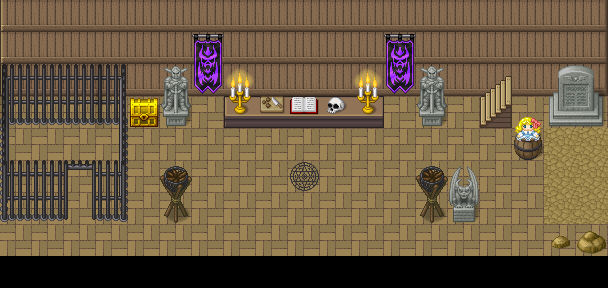

Below is a game level as drawn by its tile map, then a one-line description and the .tmx file that defines it, in full:
An orthogonal 19x9 tile map with 32x32 px tiles, 4 tile layers (floor and walls, props, props2, upperlayer), 1 hidden layer not drawn.

<map version="1.5" tiledversion="1.7.2" orientation="orthogonal" renderorder="right-down" width="19" height="9" tilewidth="32" tileheight="32" infinite="0" nextlayerid="6" nextobjectid="1">
 <tileset firstgid="1" source="SampleMap/[Base]BaseChip_pipo.tsx" />
 <layer id="1" name="floor and walls" width="19" height="9">
  <data encoding="csv">
361,362,362,362,362,362,362,362,362,362,362,362,362,362,362,362,362,362,363,
361,362,362,362,362,362,362,362,362,362,362,362,362,362,362,362,362,362,363,
361,362,362,362,362,362,362,362,362,362,362,362,362,362,362,362,362,362,363,
305,305,305,305,305,305,305,305,305,305,305,305,305,305,305,305,305,305,305,
305,305,305,305,305,305,305,305,305,305,305,305,305,305,305,305,305,6,6,
305,305,305,305,305,305,305,305,305,305,305,305,305,305,305,305,305,6,6,
305,305,305,305,305,305,305,305,305,305,305,305,305,305,305,305,305,6,6,
305,305,305,305,305,305,305,305,305,305,305,305,305,305,305,305,305,305,305,
0,0,0,0,0,0,0,0,0,0,0,0,0,0,0,0,0,0,0
</data>
 </layer>
 <layer id="2" name="props" width="19" height="9">
  <data encoding="csv">
0,0,0,0,0,0,0,0,0,0,0,0,0,0,0,0,0,0,0,
0,0,0,0,0,0,828,0,0,0,0,0,828,0,0,0,0,0,0,
549,546,546,550,0,909,836,0,0,0,0,0,836,909,0,0,0,0,0,
557,554,554,558,0,917,0,678,679,679,679,680,0,917,0,0,1013,0,0,
548,0,0,556,0,0,0,0,0,0,0,0,0,0,0,0,876,0,0,
545,546,551,547,0,908,0,0,0,0,0,0,0,908,925,0,0,0,0,
553,554,559,555,0,916,0,0,0,0,0,0,0,916,933,0,0,0,0,
0,0,0,0,0,0,0,0,0,0,0,0,0,0,0,0,0,0,0,
0,0,0,0,0,0,0,0,0,0,0,0,0,0,0,0,0,0,0
</data>
 </layer>
 <layer id="3" name="props2" width="19" height="9">
  <data encoding="csv">
0,0,0,0,0,0,0,0,0,0,0,0,0,0,0,0,0,0,0,
0,0,0,0,0,0,0,0,0,0,0,0,0,0,0,0,0,0,0,
0,0,0,0,0,0,0,989,0,0,0,989,0,0,0,319,0,940,941,
0,0,0,0,864,0,0,1005,1006,954,1055,1005,0,0,0,327,1013,948,949,
0,0,0,0,0,0,0,0,0,0,0,0,0,0,0,0,1021,0,0,
0,0,0,0,0,0,0,0,0,71,0,0,0,0,0,0,0,0,0,
0,0,0,0,0,0,0,0,0,0,0,0,0,0,0,0,0,0,0,
0,0,0,0,0,0,0,0,0,0,0,0,0,0,0,0,0,65,66,
0,0,0,0,0,0,0,0,0,0,0,0,0,0,0,0,0,0,0
</data>
 </layer>
 <layer id="4" name="upperlayer" width="19" height="9">
  <data encoding="csv">
0,0,0,0,0,0,0,0,0,0,0,0,0,0,0,0,0,0,0,
0,0,0,0,0,0,0,0,0,0,0,0,0,0,0,0,0,0,0,
0,0,0,0,0,0,0,0,0,0,0,0,0,0,0,0,0,0,0,
0,0,0,0,0,0,0,0,0,0,0,0,0,0,0,0,0,0,0,
0,0,0,0,0,0,0,0,0,0,0,0,0,0,0,0,0,0,0,
545,546,551,547,0,908,0,0,0,0,0,0,0,908,925,0,0,0,0,
0,0,0,0,0,0,0,0,0,0,0,0,0,0,0,0,0,0,0,
0,0,0,0,0,0,0,0,0,0,0,0,0,0,0,0,0,0,0,
0,0,0,0,0,0,0,0,0,0,0,0,0,0,0,0,0,0,0
</data>
 </layer>
 <layer id="5" name="WALLS" width="19" height="9" visible="0">
  <data encoding="csv">
0,0,0,0,0,0,0,0,0,0,0,0,0,0,0,0,0,0,0,
0,0,0,0,0,0,0,0,0,0,0,0,0,0,0,0,0,0,0,
0,0,0,0,0,0,294,0,0,0,0,0,294,0,294,294,0,0,0,
0,294,294,0,294,294,0,294,294,294,294,294,0,294,0,0,294,294,294,
294,0,0,294,0,0,0,0,0,0,0,0,0,0,0,0,294,0,0,
294,0,0,294,0,0,0,0,0,0,0,0,0,0,0,0,0,0,0,
294,294,0,294,0,294,0,0,0,0,0,0,0,294,294,0,0,0,0,
0,0,0,0,0,0,0,0,0,0,0,0,0,0,0,0,0,294,294,
294,294,294,294,294,294,294,294,294,294,294,294,294,294,294,294,294,0,0
</data>
 </layer>
</map>
